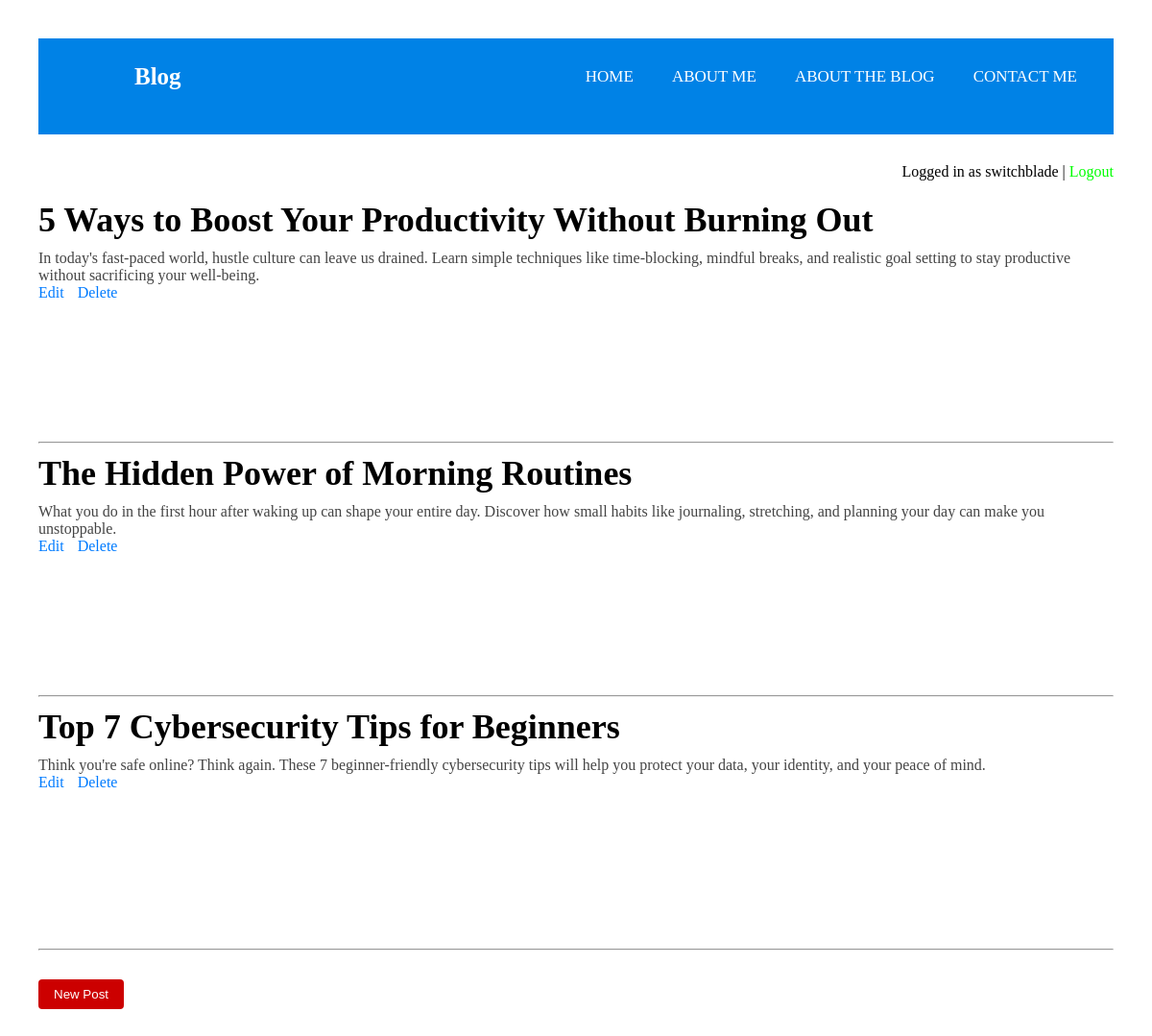
The app's page / (signed in) with its own data.
### blog/models.py (models this page shows, shortened)
class Post(models.Model):
    title=models.CharField(max_length=200)
    text=models.TextField()
    created_at=models.DateTimeField(auto_now_add=True)

### blog/views.py (the view)
# urls.py: path('',views.main, name="main"),
def main(request):
    template=loader.get_template('index.html')
    posts=Post.objects.all()
    posts.order_by('-created_at')
    context={
        'posts':posts,
    }
    return HttpResponse(template.render(context,request))

### blog/templates/index.html (shortened to what this page needs)
{%extends 'master.html'%}
{%block content%}
<div style="text-align: right; margin-bottom: 20px;">
    {% if user.is_authenticated %}
        Logged in as {{ user.username }} |
        <form method="post" action="{% url 'logout' %}" style="display: inline;">
            <button type="submit" style="background: none; border: none; color: #0f0; cursor: pointer; padding: 0; font: inherit;">
                Logout
            </button>
        </form>
    {% else %}
        <a href="{% url 'login' %}">Login</a>
    {% endif %}
</div>
{%for post in posts%}
<div class ="posts">
    <div class="post-title">
<h2>{{post.title}}</h2>
     </div>
      <div class="post-body">
         <p>{{post.text|truncatewords:30}}</p>
        <div class="post-actions">
            {% if user.is_authenticated %}
          <a href="{% url 'update_post' post.pk %}">Edit</a>
           <a href="{% url 'delete_post' post.pk %}">Delete</a>
           {%endif%}
         </div>
       </div>
<hr>
{%endfor%}
</div>
{% if user.is_authenticated %}
<a href = "{%url 'create_post'%}">
<button>New Post</button>
</a>
{%endif%}
{%endblock%}

### blog/static/styles.css (style rules this page uses)
button { background-color: #c00; color: white; padding: 0.5rem 1rem; border: none; border-radius: 4px; margin-top: 30px; }
.post-title { font-size: 1.5em; margin-bottom: 5px; margin-top: 10px; }
.post-body { color: #444; min-height: 200px; margin-top: 10px; }
.post-actions a { margin: 30px; margin-right: 10px; margin-left: 0px; color: #007BFF; text-decoration: none; }
.post, .post-title, .post-body { word-wrap: break-word; overflow-wrap: break-word; box-sizing: border-box; width: 100%; }
* { padding: 0; margin: 0; text-decoration: none; list-style: none; box-sizing: border-box; }
body { font-family: 'Montserrat'; margin: 40px; }

### records on screen
Post: title "5 Ways to Boost Your Productivity Without Burning Out", text "In today's fast-paced world, hustle culture can leave us drained. Learn simple techniques like time-blocking, mindful breaks, and realistic goal setting to stay productive without sacrificing your well-being."
Post: title "The Hidden Power of Morning Routines", text "What you do in the first hour after waking up can shape your entire day. Discover how small habits like journaling, stretching, and planning your day can make you unstoppable."
Post: title "Top 7 Cybersecurity Tips for Beginners", text "Think you're safe online? Think again. These 7 beginner-friendly cybersecurity tips will help you protect your data, your identity, and your peace of mind."

### other values on screen
{{ user.username }} "switchblade"
